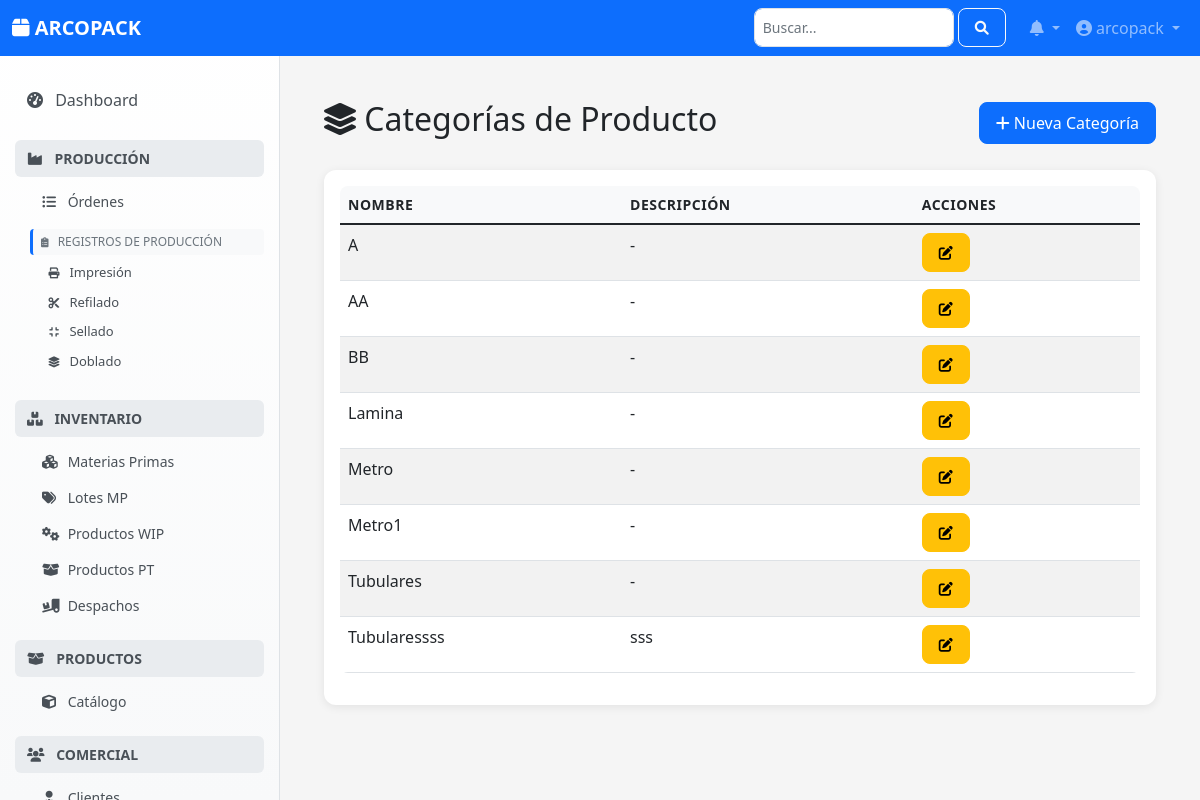
The page /configuracion/categorias-producto/ (signed in) on the database its author committed.
### configuracion/models.py (models this page shows, shortened)
class CategoriaProducto(models.Model):
    nombre = models.CharField(max_length=100, unique=True)
    descripcion = models.TextField(blank=True, null=True)
    class Meta:
        verbose_name = "Categoría de Producto"
        verbose_name_plural = "Categorías de Productos"
        ordering = ['nombre']

### configuracion/views.py (the view)
    class SimpleListView(LoginRequiredMixin, ListView):
        model = model_class
        template_name = list_template if list_template else f'configuracion/{template_prefix}_list.html'
        context_object_name = 'object_list'
        paginate_by = 20
        def get_queryset(self):
            queryset = model_class.objects.all()
            search = self.request.GET.get('search')
            if search and hasattr(model_class, 'nombre'):
                queryset = queryset.filter(nombre__icontains=search)
            return queryset.order_by('nombre')

### notificaciones/context_processors.py (called while the page is built)
def notifications(request):
    if request.user.is_authenticated:
        notificaciones_no_leidas = Notificacion.objects.filter(
            usuario=request.user,
            leida=False
        ).count()
        notificaciones = Notificacion.objects.filter(
            usuario=request.user
        ).order_by('-fecha_creacion')[:5]
        return {
            'notificaciones': notificaciones,
            'notificaciones_no_leidas': notificaciones_no_leidas
        }
    return {
        'notificaciones': [],
        'notificaciones_no_leidas': 0
    }

### configuracion/templates/configuracion/categoria_producto_list.html (shortened to what this page needs)
{% extends "base.html" %}
{% block content %}
<div class="container">
    <div class="row mb-4 align-items-center">
        <div class="col">
            <h2><i class="fas fa-layer-group"></i> Categorías de Producto</h2>
        </div>
        <div class="col text-end">
            <a href="{% url 'configuracion_web:categoria-producto-create' %}" class="btn btn-primary">
                <i class="fas fa-plus"></i> Nueva Categoría
            </a>
        </div>
    </div>
    <div class="card">
        <div class="card-body">
            <div class="table-responsive">
                <table class="table table-striped table-hover">
                    <thead>
                        <tr>
                            <th>Nombre</th>
                            <th>Descripción</th>
                            <th>Acciones</th>
                        </tr>
                    </thead>
                    <tbody>
                        {% for categoria in object_list %}
                        <tr>
                            <td>{{ categoria.nombre }}</td>
                            <td>{{ categoria.descripcion|default:"-"|truncatechars:100 }}</td>
                            <td>
                                <div class="btn-group">
                                    <a href="{% url 'configuracion_web:categoria-producto-update' categoria.pk %}"
                                       class="btn btn-sm btn-warning" title="Editar">
                                        <i class="fas fa-edit"></i>
                                    </a>
                                </div>
                            </td>
                        </tr>
                        {% empty %}
                        <tr>
                            <td colspan="3" class="text-center">No se encontraron categorías</td>
                        </tr>
                        {% endfor %}
                    </tbody>
                </table>
            </div>
        </div>
    </div>
</div>
{% endblock %}

### templates/layouts/navbar.html (shortened to what this page needs)
<nav class="navbar navbar-expand-lg navbar-dark bg-primary fixed-top">
    <div class="container-fluid">
        <a class="navbar-brand" href="{% url 'root' %}">
            <i class="fas fa-box"></i> ARCOPACK
        </a>
        <div class="collapse navbar-collapse" id="navbarNav">
            <ul class="navbar-nav ms-auto">
                <li class="nav-item me-3">
                    <form class="d-flex" role="search">
                        <input class="form-control form-control-sm" type="search" placeholder="Buscar..." aria-label="Search">
                        <button class="btn btn-outline-light btn-sm ms-1" type="submit">
                            <i class="fas fa-search"></i>
                        </button>
                    </form>
                </li>
                <li class="nav-item dropdown">
                    <a class="nav-link dropdown-toggle position-relative" href="#" id="notificationsDropdown" role="button"
                       data-bs-toggle="dropdown">
                        <i class="fas fa-bell"></i>
                    </a>
                </li>
                <li class="nav-item dropdown">
                    <a class="nav-link dropdown-toggle" href="#" id="userDropdown" role="button"
                       data-bs-toggle="dropdown">
                        <i class="fas fa-user-circle"></i> {{ user.get_full_name|default:user.username }}
                    </a>
                </li>
            </ul>
        </div>
    </div>
</nav>

### templates/base.html (style rules this page uses)
:root { --primary-color: #0d6efd; --secondary-color: #6c757d; --success-color: #198754; --warning-color: #ffc107; --danger-color: #dc3545; --info-color: #0dcaf0; --light-color: #f8f9fa; --dark-color: #212529; --sidebar-width: 280px; }
body { font-family: 'Segoe UI', Tahoma, Geneva, Verdana, sans-serif; background-color: #f5f5f5; }
.card { border: none; border-radius: 12px; box-shadow: 0 2px 10px rgba(0, 0, 0, 0.08); margin-bottom: 1.5rem; transition: all 0.3s ease; }
.btn { border-radius: 8px; font-weight: 500; padding: 0.5rem 1rem; transition: all 0.2s ease; }
.form-control, .form-select { border-radius: 8px; border: 1px solid #dee2e6; transition: all 0.2s ease; }
.table { border-radius: 8px; overflow: hidden; }
.table th { background-color: var(--light-color); border: none; font-weight: 600; text-transform: uppercase; font-size: 0.875rem; letter-spacing: 0.5px; }
.fade-in { animation: fadeIn 0.5s ease-out; }

### templates/layouts/navbar.html (style rules this page uses)
.navbar-brand { font-weight: 600; font-size: 1.25rem; }
.form-control-sm { width: 200px; }

### rows shown on the page
CategoriaProducto: nombre "A", descripcion "-"
CategoriaProducto: nombre "AA", descripcion "-"
CategoriaProducto: nombre "BB", descripcion "-"
CategoriaProducto: nombre "Lamina", descripcion "-"
CategoriaProducto: nombre "Metro", descripcion "-"
CategoriaProducto: nombre "Metro1", descripcion "-"
CategoriaProducto: nombre "Tubulares", descripcion "-"
CategoriaProducto: nombre "Tubularessss", descripcion "sss"

### other values the page prints
{{ user.get_full_name|default:user.username }} "arcopack"
